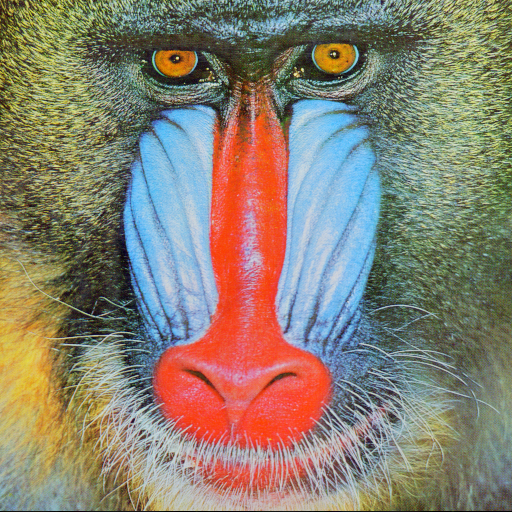
%> input picture Week_2/Asset/baboon.png, 512 x 512 px
$ octave Ch5_Colorspace.m   (GNU Octave 9; MATLAB toolbox functions it lacks are replaced by stand-ins)
%> lines starting %> are read from the running program, lines starting %| are printed output that depends on the picture
Project_path = 'E:\Matlab\Week_2';
cd(Project_path);

A = imread('Asset\baboon.png');
%> A is the input picture: size 512x512x3 uint8; mean R, G, B 137.4, 128.9, 113.1


% 1. RGB Colorspace
% The RGB color space represents images as an m-by-n-by-3 numeric array whose elements specify the
% intensity values of the red, green, and blue colour channels. The range of numeric values depends on the
% data type of the image.
% ● For single or double arrays, RGB values range from [0, 1].
% ● For uint8 arrays, RGB values range from [0, 255].
% ● For uint16 arrays, RGB values range from [0, 65535].

% 2. Hue, Saturation, Value (HSV)
% The HSV (Hue, Saturation, Value) color space corresponds better to how people experience color than the
% RGB color space does.
% Hue:          Hue, which corresponds to the color’s position on a color wheel. H is in the
                % range [0, 1]. As H increases, colors transition from red to orange, yellow,
                % green, cyan, blue, magenta, and finally back to red. Both 0 and 1 indicate red.
%  Saturation:  Saturation, which is the amount of hue or departure from neutral. S is in the
                % range [0, 1]. As S increases, colors vary from unsaturated (shades of gray) to
                % fully saturated (no white component).
% Value:        Value, which is the maximum value among the red, green, and blue
                % components of a specific color. V is in the range [0, 1]. As V increases, the
                % corresponding colors become increasingly brighter.
HSV = rgb2hsv(A);
%> HSV: size 512x512x3 double; mean H, S, V 0.338, 0.376, 0.625
figure("Name","Baboon Hsv");
imshow(HSV);
title("Image convert from RGB to HSV");
imwrite(HSV,"Uni\Output\Baboon_HSV.png");
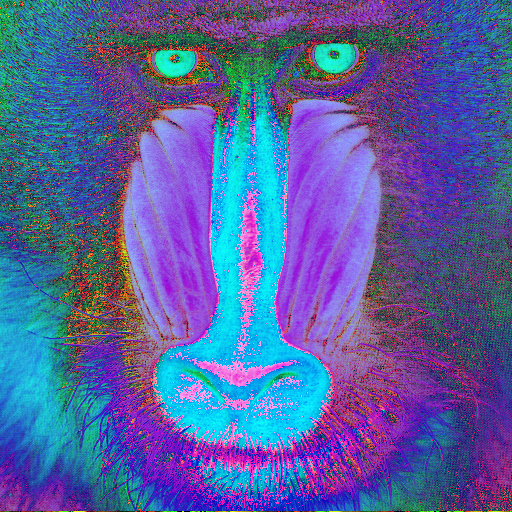
%> saved as Baboon_HSV.png: size 512x512x3 uint8; mean R, G, B 86.1, 96, 159.4


% Creating RGB image
rgb(:,:,1) = [1 1; 0 0.5];
rgb(:,:,2) = [0 1; 0 0.5];
rgb(:,:,3) = [0 0; 1 0.5];
figure("Name", "RGB Color grading")
image(rgb);

RGBHSV = rgb2hsv(rgb);
figure("Name", "Rgb to HSV");
image(RGBHSV);

% Hue:          Value from 0 to 1 that corresponds to the color’s position on a color wheel. As
                % hue increases from 0 to 1, the color transitions from red to orange, yellow,
                % green, cyan, blue, magenta, and finally back to red.
% Saturation:   Amount of hue or departure from neutral. 0 indicates a neutral shade, whereas
                % 1 indicates maximum saturation.
% Value:        Maximum value among the red, green, and blue components of a specific
                % color

baboon_hsv = rgb2hsv(A);
figure("Name", "Montage Rgb to Hsv");
imshowpair(A, baboon_hsv,"montage");
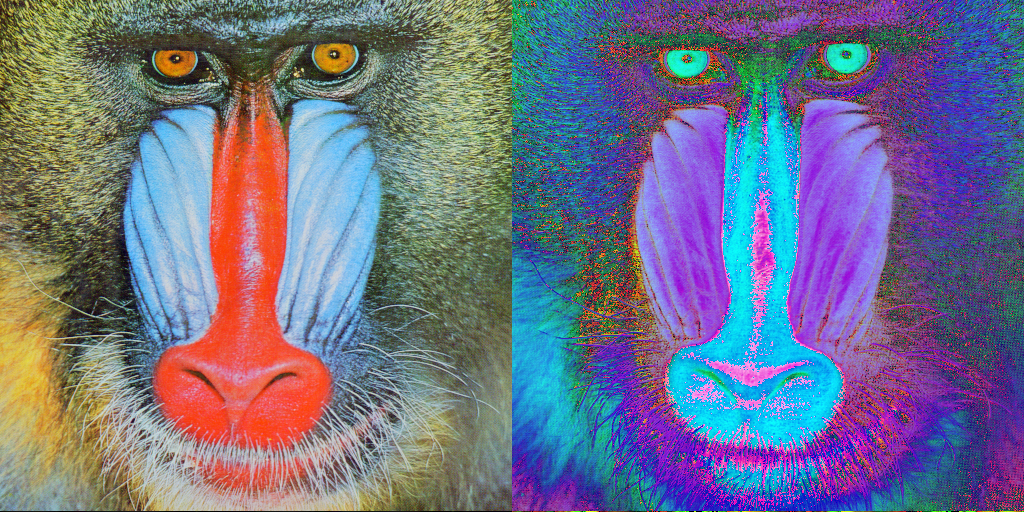
%> displayed picture: size 512x1024x3, on the screen's scale of 0 to 255; mean R, G, B 111.8, 112.4, 136.3
montageimg = imfuse(A, baboon_hsv,"montage");
imwrite(montageimg, 'Uni\Output\BaboonRGBHSV_Montage.png');

% 3.YCbCr
% The YCbCr color space is widely used for digital video. In this format, luminance information is stored as
% a single component (Y) and chrominance information is stored as two color-difference components (Cb
% and Cr). Cb and Cr represent the difference between a reference value and the blue or red component,
% respectively. (YUV, another color space widely used for digital video, is very similar to YCbCr but not
% identical.)
% Y:    Luminance or brightness of the image. Colors increase in brightness as Y
        % increases.
% Cb:   Chrominance value that indicates the difference between the blue component
        % and a reference value.
% Cr:   Chrominance value that indicates the difference between the red component
        % and a reference value

% The range of numeric values depends on the data type of the image. YCbCr does not use the full range of
% the image data type so that the video stream can include additional (non-image) information.
% ● For single or double arrays, Y is in the range [16/255, 235/255] and Cb and Cr are in the
% range [16/255, 240/255].
% ● For uint8 arrays, Y is in the range [16, 235] and Cb and Cr are in the range [16, 240].
% ● For uint16, Y is in the range [4112, 60395] and Cb and Cr are in the range [4112, 61680]

Img = imread("Asset\test.jpg");
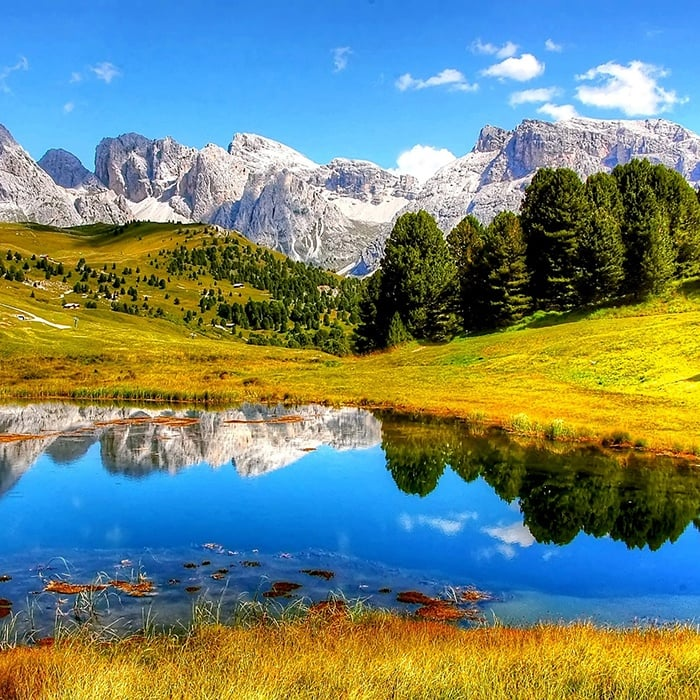
%> input picture Week_2/Asset/test.jpg, 700 x 700 px
%> Img is the input picture: size 700x700x3 uint8; mean R, G, B 113.5, 134.9, 122.5
Img_ycbcr = rgb2ycbcr(Img);
%> Img_ycbcr: size 700x700x3 uint8; mean of channels 1, 2, 3 125.2, 125.7, 119.5

figure;
imshowpair(Img,Img_ycbcr,"montage");
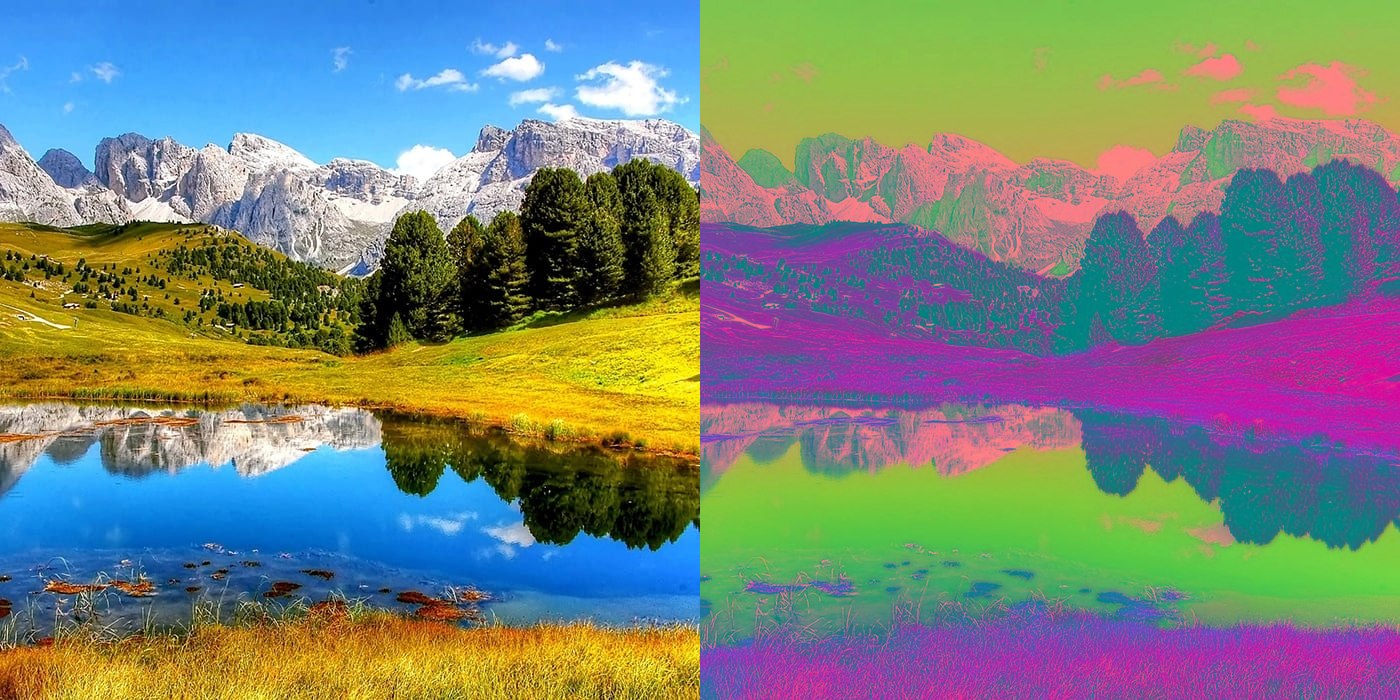
%> displayed picture: size 700x1400x3, on the screen's scale of 0 to 255; mean R, G, B 120.3, 131.3, 121.5

% Now write a function to Convert Image from YCbCr (J) to RGB (K) and display the original Luminance
% and the converted image in RGB format

% Extracting Ychanel
Ychanel = Img_ycbcr(:,:,1);
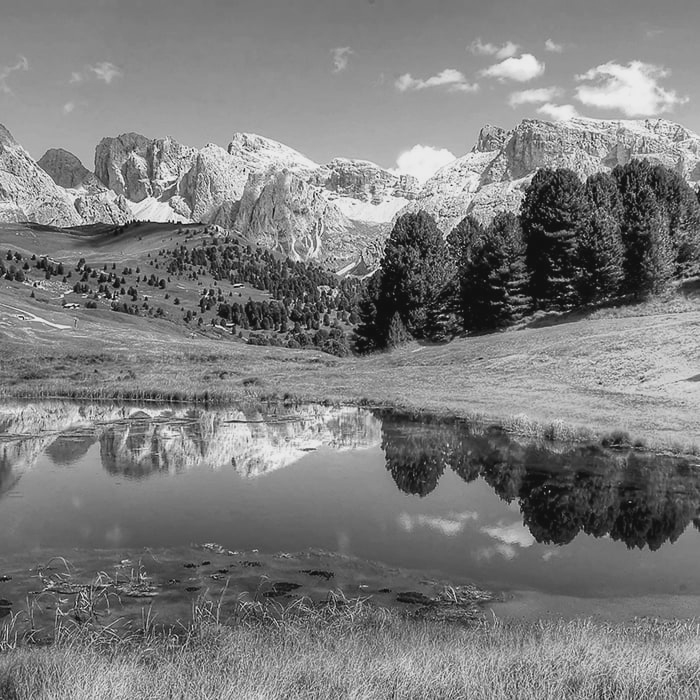
%> Ychanel: size 700x700 uint8; min 16, max 235, mean 125.2

figure;
imshow(Ychanel);
title('Original Luminance (Y Channel)');

Img_reconstruction = ycbcr2rgb(Img_ycbcr);

figure;
imshowpair(Img,Img_reconstruction,"montage");
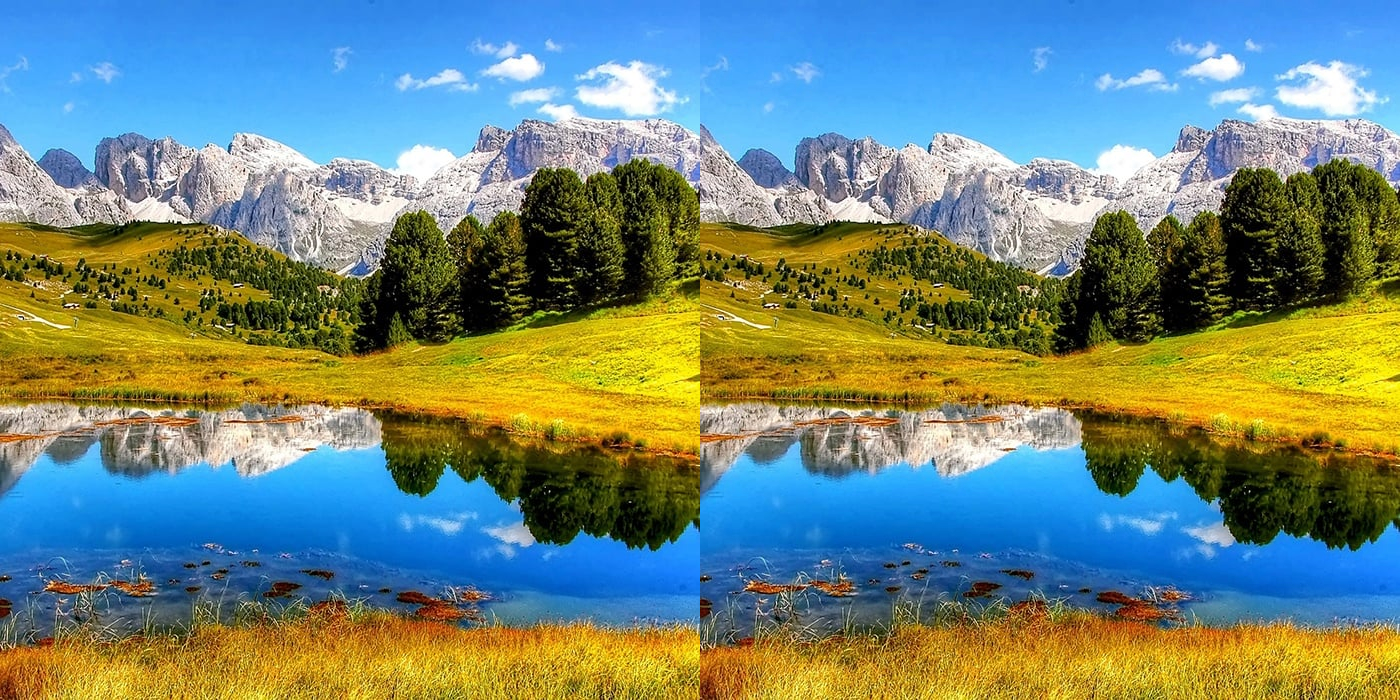
%> displayed picture: size 700x1400x3, on the screen's scale of 0 to 255; mean R, G, B 113.5, 134.9, 122.5
